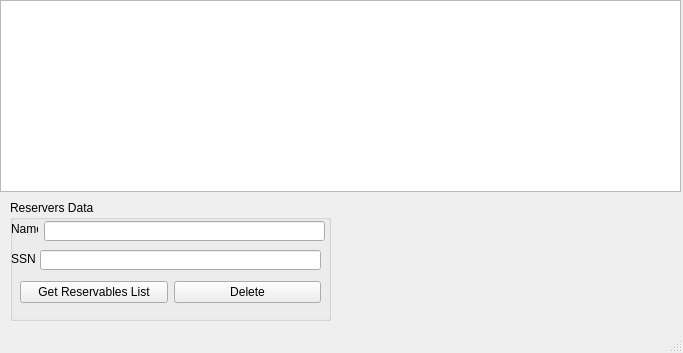
<?xml version="1.0" encoding="UTF-8"?>
<ui version="4.0">
 <class>updateDeleteRes</class>
 <widget class="QMainWindow" name="updateDeleteRes">
  <property name="geometry">
   <rect>
    <x>0</x>
    <y>0</y>
    <width>683</width>
    <height>353</height>
   </rect>
  </property>
  <property name="windowTitle">
   <string>MainWindow</string>
  </property>
  <widget class="QWidget" name="centralwidget">
   <widget class="QTableWidget" name="tableWidget_res">
    <property name="geometry">
     <rect>
      <x>0</x>
      <y>0</y>
      <width>681</width>
      <height>192</height>
     </rect>
    </property>
   </widget>
   <widget class="QGroupBox" name="groupBox">
    <property name="geometry">
     <rect>
      <x>10</x>
      <y>200</y>
      <width>321</width>
      <height>121</height>
     </rect>
    </property>
    <property name="title">
     <string>Reservers Data</string>
    </property>
    <widget class="QLineEdit" name="lineEdit_Name">
     <property name="geometry">
      <rect>
       <x>34</x>
       <y>21</y>
       <width>281</width>
       <height>20</height>
      </rect>
     </property>
    </widget>
    <widget class="QLabel" name="label">
     <property name="geometry">
      <rect>
       <x>1</x>
       <y>21</y>
       <width>27</width>
       <height>16</height>
      </rect>
     </property>
     <property name="text">
      <string>Name</string>
     </property>
    </widget>
    <widget class="QLabel" name="label_2">
     <property name="geometry">
      <rect>
       <x>1</x>
       <y>51</y>
       <width>31</width>
       <height>16</height>
      </rect>
     </property>
     <property name="text">
      <string>SSN</string>
     </property>
    </widget>
    <widget class="QLineEdit" name="lineEdit_SSN">
     <property name="geometry">
      <rect>
       <x>30</x>
       <y>50</y>
       <width>281</width>
       <height>20</height>
      </rect>
     </property>
    </widget>
    <widget class="QWidget" name="layoutWidget">
     <property name="geometry">
      <rect>
       <x>10</x>
       <y>80</y>
       <width>301</width>
       <height>25</height>
      </rect>
     </property>
     <layout class="QHBoxLayout" name="horizontalLayout_3">
      <item>
       <widget class="QPushButton" name="GetReservationList">
        <property name="text">
         <string>Get Reservables List</string>
        </property>
       </widget>
      </item>
      <item>
       <widget class="QPushButton" name="Delete">
        <property name="text">
         <string>Delete</string>
        </property>
       </widget>
      </item>
     </layout>
    </widget>
   </widget>
  </widget>
  <widget class="QMenuBar" name="menubar">
   <property name="geometry">
    <rect>
     <x>0</x>
     <y>0</y>
     <width>683</width>
     <height>21</height>
    </rect>
   </property>
  </widget>
  <widget class="QStatusBar" name="statusbar"/>
 </widget>
 <resources/>
 <connections/>
</ui>
